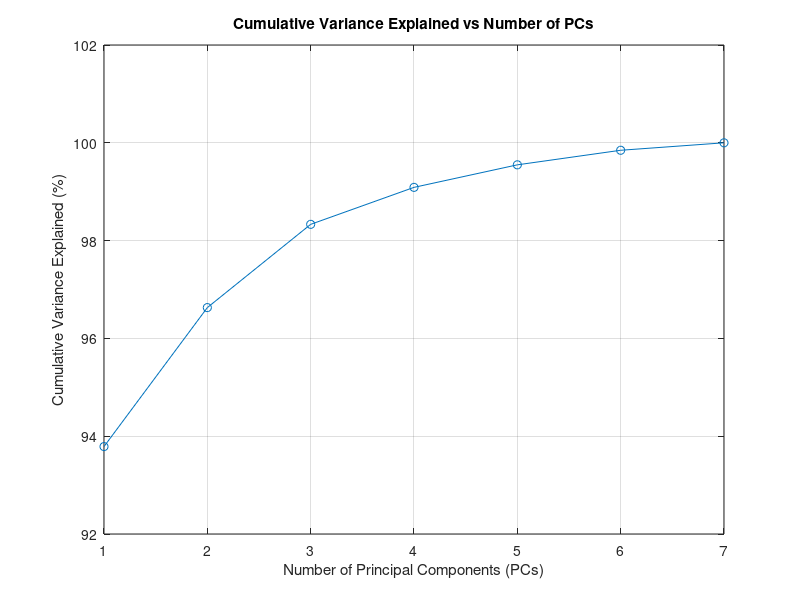
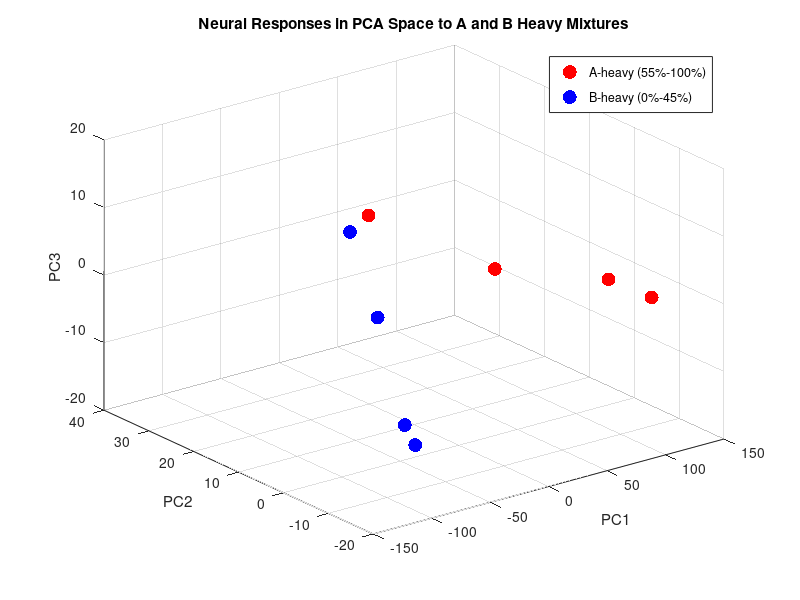
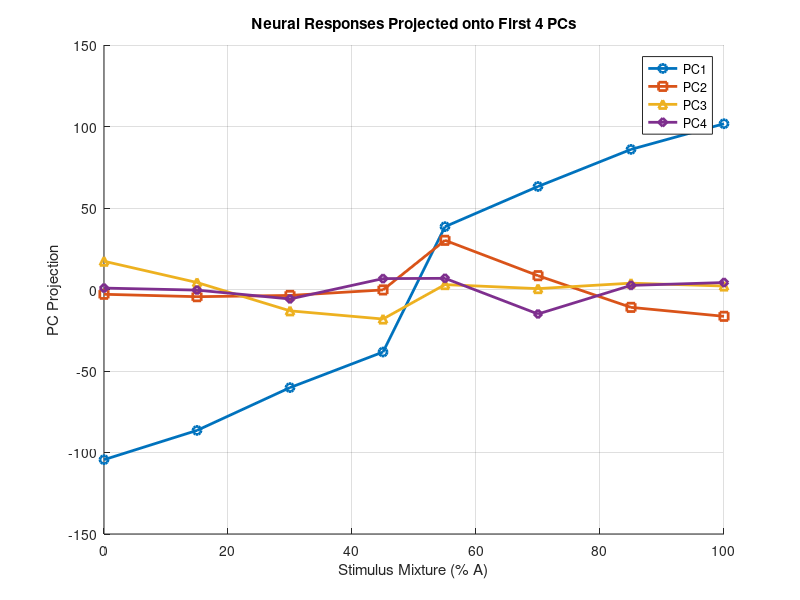
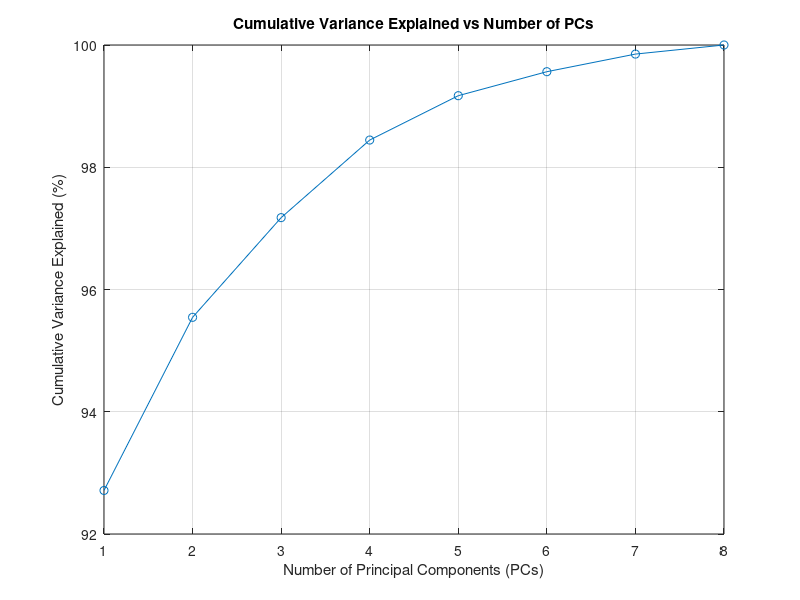

Write MATLAB code to recreate these figures, in order.
%% Problem 1: PCA on a Dataset
% The problem description is quite long, but in summary we have spikes from
% a brain region called brain region Y that has been recorded in response
% to a set of stimulus 'mixtures' between stimuli A and B. The goal is to
% see how Y encodes each stimuli through the use of PCA.

% In 1a.i, we describe that reducing the neural dimension is the correct
% choice because we want to see how region Y is encoding the different
% stimuli and not specifically how distinctly each stimuli mixture is
% encoded. To do that, we will perform PCA by reducing against the neural
% dimension of 58 neurons.

% First, load the data:
load("ps6_Data4PCA.mat");

% Inspect our dataset:
whos data

% We see we have our 58x8 matrix of 58 neurons with 8 mixtures response
% patterns. MATLAB Centers on columns by default, in this case our
% responses to the different mixtures, so we need to use a transposed
% representation of the data to perform centering and use PCA on our
% neurons. Doing this 
dataTransposed = transpose(data);

%% 1a.iii
% With our data transposed, we can use the PCA function that's built into
% MATLAB. From the help documentation, we see that PCA returns:
%   coeff: The PCs that describe how much each neuron contributes to the
%       principal component
%   score: Principal component score that describes how different mixtures
%       are projected onto our PCs
%   latent: These are the eigenvalues of each PC that represent how much of
%       the variance is actually captured.
%   tsquared: Hotelling's T-squared statistic which describes how far each
%       mixture's neural response is from the center of all responses
%   explained: How much variance is explained by each PC
%   mu: The mean of the original data before centering
% We can create this output array for our PCA results to be stored in:
[coeff, score, latent, tsquared, explained, mu] = pca(dataTransposed);

%% 1a.iv
% We now need to determine how many of our PCs explain the majority of the
% variance using the cumsum function as desribed in the hint of the problem
% set. We want to do this upon the 'explained' value of our array that PCA
% returned to us.
cumulativeVariance = cumsum(explained);

% Lets now plot this so we have a nice visual representation of how each PC
% captures the variance
figure;
plot(cumulativeVariance, 'o-');
xlabel('Number of Principal Components (PCs)')
ylabel('Cumulative Variance Explained (%)')
title('Cumulative Variance Explained vs Number of PCs')
grid on;

%% 1a.v
% We are instructed to use d=3 for this plot and we want to plot our
% datapoints in a new transformed PC coordinate space. We are instructed to
% make sure that our plot looks like a 3D scatter plot in the problem set
% and to use one color for responses that are "A-heavy" and another for
% responses that are "B-heavy".

% First, lets separate out the A and B "heavy" parts of our dataset. We can
% just create an array that indexes the correct segments of our dataset
% with A heavy being mixtures with >50% A presented and B heavy being
% mixtures with >50% B presented.
% Remember, the percentages described in the problem set reflect how much
% of A is represented in the mixtures
aHeavy = [5 6 7 8]; % Mixtures of 55%, 70%, 85%, 100%
bHeavy = [1 2 3 4]; % Mixtures of 0%, 15%, 30%, 45%

% Now make a new figure for this graph
figure;
hold on;
scatter3(score(aHeavy,1),... 
    score(aHeavy,2),...
    score(aHeavy, 3), ...
    100, 'r', 'filled')
scatter3(score(bHeavy, 1), ...
    score(bHeavy, 2), ... 
    score(bHeavy, 3), ...
    100, 'b', 'filled')
xlabel('PC1')
ylabel('PC2')
zlabel('PC3')
title('Neural Responses in PCA Space to A and B Heavy Mixtures')
legend({'A-heavy (55%-100%)', 'B-heavy (0%-45%)'}, 'Location', 'best');
grid on;
view(3)

%% 1a.vii
% If we were to plot a 4-dimensional PC dataset as described in the
% problemset, we would need to plot our PC curves against the stimulus
% mixtures for reasons described in the problemset PDF.

% First, we want to extract the scores from the first 4 principal
% components. We want to transpose the data so we are plotting our mixtures
% on the x axis.
pc4Scores = transpose(score(:, 1:4));

% Create a vector for the stimulus ratios we are plotting against
stimulusRatios = [0, 15, 30, 45, 55, 70, 85, 100];

% Now make the plot of our PCs against stimulus mixtures!
figure;
hold on;
plot(stimulusRatios, pc4Scores(1,:),...
    '-o', 'LineWidth', 2, 'DisplayName', 'PC1');
plot(stimulusRatios, pc4Scores(2,:),...
    '-s', 'LineWidth', 2, 'DisplayName', 'PC2');
plot(stimulusRatios, pc4Scores(3,:),...
    '-^', 'LineWidth', 2, 'DisplayName', 'PC3');
plot(stimulusRatios, pc4Scores(4,:),...
    '-d', 'LineWidth', 2, 'DisplayName', 'PC4');
xlabel('Stimulus Mixture (% A)');
ylabel('PC Projection');
title('Neural Responses Projected onto First 4 PCs');
legend;
grid on;

%% Clear the workspace so we can do the procedure again but for part b!
clear;
close all;

%% 1b.iii
% Now, we will perform the same procedure for our above dataset but doing
% it without transposing the data (or, to put it more confusingly, do it
% with the transpose of our transposed data. The original data)

% First, load the data:
load("ps6_Data4PCA.mat");

% We can create this output array for our PCA results to be stored in:
[coeff, score, latent, tsquared, explained, mu] = pca(data);

%% 1b.iv
% Lets plot the cumulative sum to see how well our variance is explained
% across PCs
cumulativeVariance = cumsum(explained);

% Make a nice plot...
figure;
plot(cumulativeVariance, 'o-');
xlabel('Number of Principal Components (PCs)')
ylabel('Cumulative Variance Explained (%)')
title('Cumulative Variance Explained vs Number of PCs')
grid on;

%% 1b.v
% We will just use 3 dimensions as we did before and plot the data in the
% same way...
% Remember, the percentages described in the problem set reflect how much
% of A is represented in the mixtures
aHeavy = [5 6 7 8]; % Mixtures of 55%, 70%, 85%, 100%
bHeavy = [1 2 3 4]; % Mixtures of 0%, 15%, 30%, 45%

% Now make a new figure for this graph
figure;
hold on;
scatter3(score(aHeavy,1),... 
    score(aHeavy,2),...
    score(aHeavy, 3), ...
    100, 'r', 'filled')
scatter3(score(bHeavy, 1), ...
    score(bHeavy, 2), ... 
    score(bHeavy, 3), ...
    100, 'b', 'filled')
xlabel('PC1')
ylabel('PC2')
zlabel('PC3')
title('Neural Responses in PCA Space to A and B Heavy Mixtures')
legend({'A-heavy (55%-100%)', 'B-heavy (0%-45%)'}, 'Location', 'best');
grid on;
view(3)

%% 1b.vii
% We're looking at PCs of the 8 stimulus mixtures so we need to look at
% how each stimulus mixture projects onto these PCs

% Create a vector for the stimulus ratios
stimulusRatios = [0, 15, 30, 45, 55, 70, 85, 100];

% Since we did PCA on the 58×8 matrix, our score matrix is 58×8! We'll just
% index against the coefficients directly.

figure;
hold on;
for i = 1:4
    plot(stimulusRatios, coeff(i,:), '-o', 'LineWidth', 2, 'DisplayName', ['PC' num2str(i)]);
end

% Labels and formatting
xlabel('Stimulus Mixture (% A)');
ylabel('PC Coefficient Value');
title('PC Coefficients Across Stimulus Mixtures');
legend;
grid on;